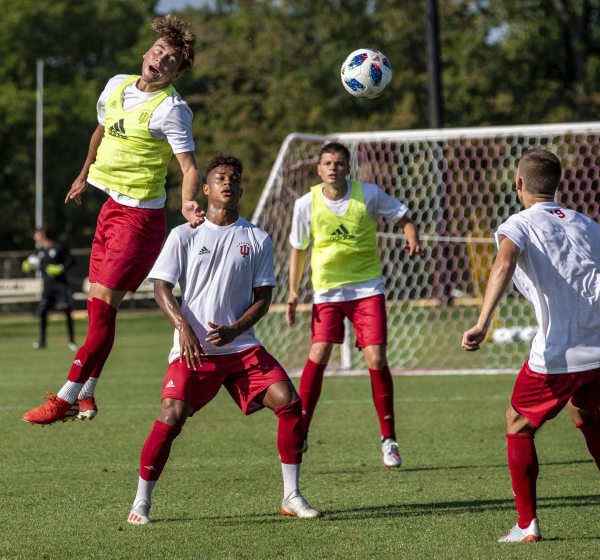
#> input picture assets/soccer_practice.jpg, 1200 x 1119 px (shown at 1/2 size)
$ python CommonFunctions.py
#> lines starting #> are read from the running program, lines starting #| are printed output that depends on the picture; after the words box and inside, x2 and y2 are one past the last pixel; in counts of white or black regions, pixels touching at a corner belong together
import cv2

img = cv2.imread('./assets/soccer_practice.jpg')
#> img is the input picture: shape (1119, 1200, 3); mean B, G, R 70.9, 96, 102.6

# Converting image to grayscale because most algorithms work best with gray scale images

gray_scale = cv2.cvtColor(img, cv2.COLOR_BGR2GRAY)
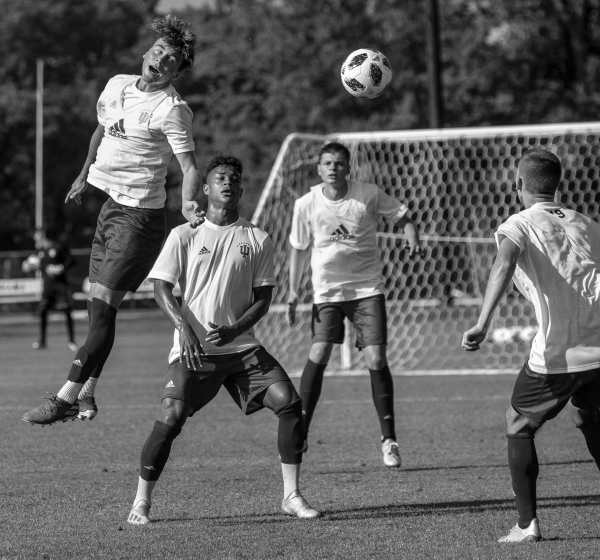
#> gray_scale: shape (1119, 1200) (shown at 1/2 size); min 0, max 255, mean 95.1
hsv_image = cv2.cvtColor(img, cv2.COLOR_BGR2HSV)
#> hsv_image: shape (1119, 1200, 3); mean H, S, V 54.2, 109.2, 110

# Blur image

blured_image = cv2.GaussianBlur(img , (3, 3), cv2.BORDER_DEFAULT)


# Edge Cascade. This is used for finding edges. We will be using Canny() here. There are many other methods
canny = cv2.Canny(blured_image, 100, 175)
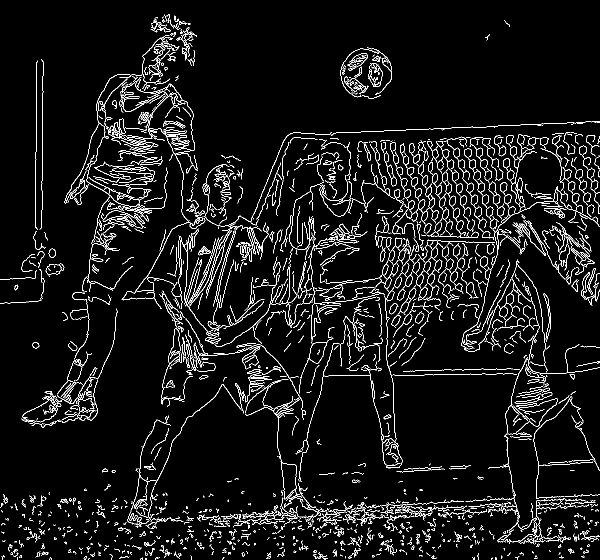
#> canny: shape (1119, 1200) (shown at 1/2 size); 5.7% white in thin lines or dots

# Dilating the image
dilated = cv2.dilate(canny, (3, 3), iterations=3)
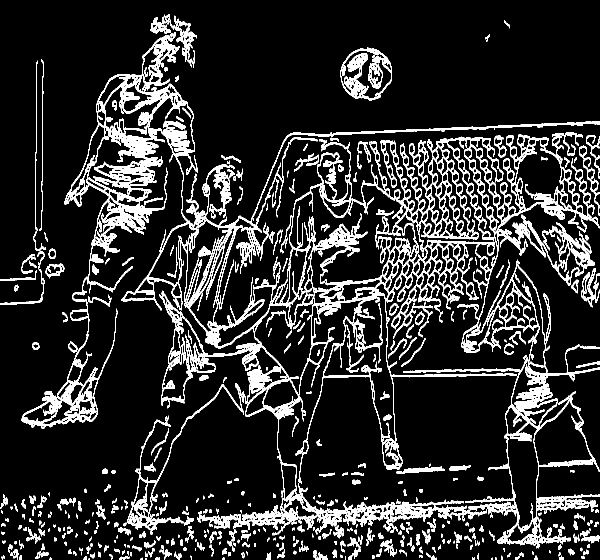
#> dilated: shape (1119, 1200) (shown at 1/2 size); 14.5% white; 586 white regions (70 under 20 px), largest, box (x1, y1, x2, y2) and area: (254, 426, 990, 1066) 44538, (43, 65, 1200, 858) 43975, (696, 266, 1200, 1097) 43147

# Eroding
eroded = cv2.erode(dilated, (7, 7), iterations=3)
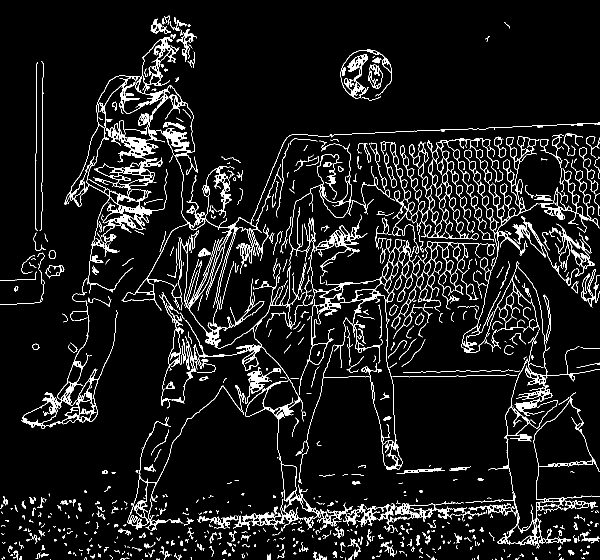
#> eroded: shape (1119, 1200) (shown at 1/2 size); 7.3% white in thin lines or dots

# Resize image
resized = cv2.resize(img, (1000, 1000), interpolation=cv2.INTER_AREA) #INTER_AREA is used when downsizeing, INTER_CUBIC is used when increasing size
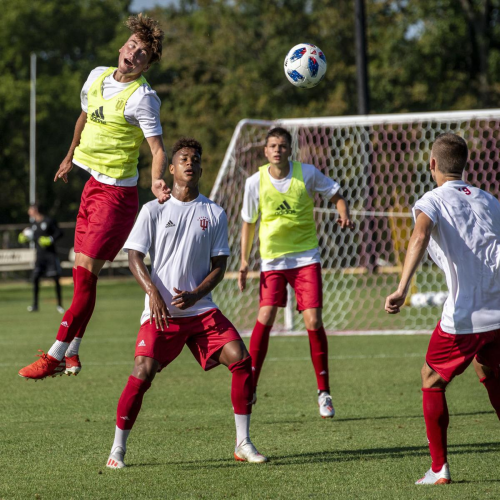
#> resized: shape (1000, 1000, 3) (shown at 1/2 size); mean B, G, R 70.9, 96, 102.6
cv2.imshow('resized', resized)

# croppedImage
cropped = resized[50:100, 100:400]
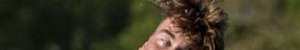
#> cropped: shape (50, 300, 3); mean B, G, R 35.3, 55.3, 58.7
cv2.imshow('cropped', cropped)

cv2.waitKey(0)
cv2.destroyAllWindows()

$ run again, with assets/dog.jpg copied over assets/soccer_practice.jpg
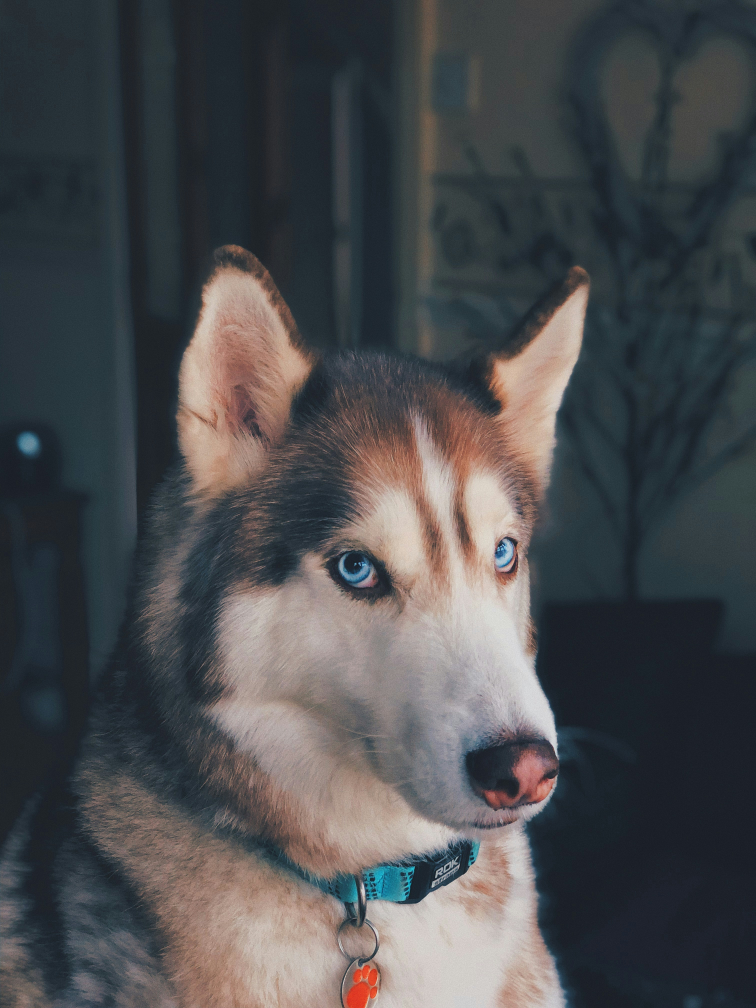
#> input picture assets/dog.jpg, 3024 x 4032 px (shown at 1/4 size)
#> img is the input picture: shape (4032, 3024, 3); mean B, G, R 78.8, 76.3, 75.1
#> hsv_image: shape (4032, 3024, 3); mean H, S, V 80.5, 64.6, 86.5
#> `canny = cv2.Canny(blured_image, 100, 175)`:
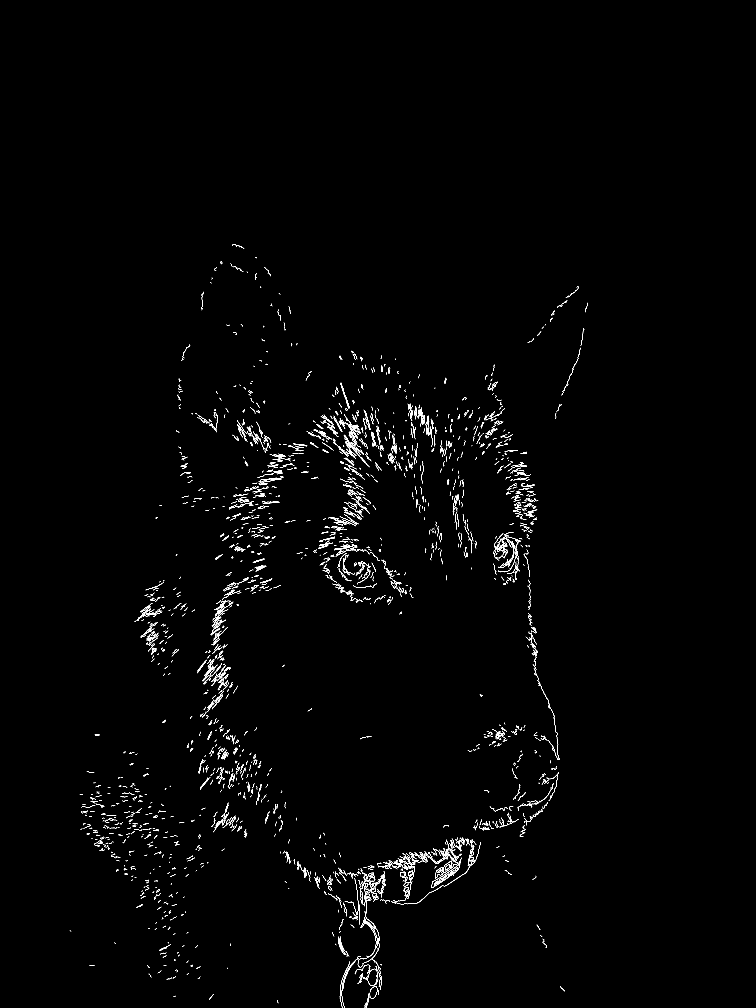
#> canny: shape (4032, 3024) (shown at 1/4 size); 0.6% white in thin lines or dots, all inside (x1, y1, x2, y2) = (279, 977, 2351, 4032)
#> dilated: shape (4032, 3024); 1.6% white; 1493 white regions (62 under 20 px), largest, box (x1, y1, x2, y2) and area: (1564, 3350, 1923, 3620) 11023, (1332, 1657, 1478, 1872) 4577, (1440, 3490, 1519, 3838) 3848
#> eroded: shape (4032, 3024); 0.75% white in thin lines or dots, all inside (x1, y1, x2, y2) = (279, 980, 2351, 4032)
#> `cropped = resized[50:100, 100:400]`:
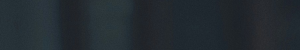
#> cropped: shape (50, 300, 3); mean B, G, R 48.9, 43.2, 35.7
